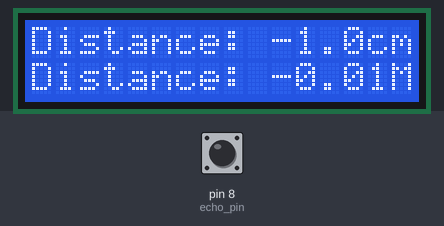
A sketch run on a simulated Arduino Uno, built with avr-gcc and run on an emulated ATmega328P. Parts: 16×2 character LCD. The test bench sets the inputs (shaded band); at power-on: pin 8 (echo_pin) LOW.

Above: at 1.6 s.
1.7 s: pin 8 (echo_pin) pulsed HIGH 2 times (0.12 s each, 0.3 s apart)
At 2.9 s:
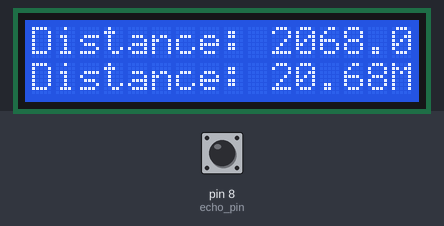
At 3.5 s:
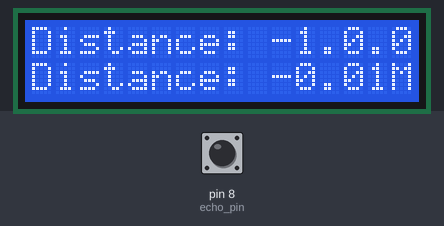
Timing chart, 0 to 5.0 s (numbered marks = the images above; inputs shaded):
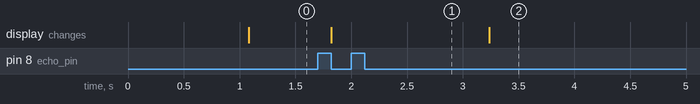

The sketch:

Ultrasonic_distance_Sensor_Interpretation_Sketch.ino
```cpp
#include <LiquidCrystal.h> //Use "Liquid crystal.h" library

int rs = 10, en = 11, d0 = 0, d1 = 1, d2 = 2, d3 = 3, d4 = 4, d5 = 5, d6 = 6, d7 = 7; //rs on to, en on 11, d0 on 0, etc
LiquidCrystal lcd(rs, en, d0, d1, d2, d3, d4, d5, d6, d7); //Order of LCD pins clarified with order of pins on previous line

const int trig_pin = 9; //Trigger conencted to pin 9
const int echo_pin = 8; //Echo connected to pin 8
float timing = 0.0; //Float to store "timing" variable
float distance = 0.0; //Float to store "distance" variable

void setup()
{
   pinMode(echo_pin, INPUT); //Echo as input
   pinMode(trig_pin, OUTPUT); //Trigger as output
   lcd.begin(16, 2); //Start the 16x2 LCD
   lcd.setCursor (0, 0);
   lcd.print ("Distance:"); //Print "Distance:"
   lcd.setCursor (14, 0);
   lcd.print ("cm"); //Print CM symbol next to that
   lcd.setCursor (0, 1);
   lcd.print ("Distance:"); //Print "Distance" again
   lcd.setCursor (15, 1);
   lcd.print ("M"); //and the "M" symbol
}

void loop()
{
  triggerSound();
  /*pulse in measures the state of how long a pin is in a certain state.
  //Arguments are pulseIn (pin number/name, the state to measure it in);
  //This is measuring how long the echo_pin is high
  //and writes it to the "timing" variable*/

  timing = pulseIn(echo_pin, HIGH); //Timing variable is equal to how long the "echo" pulse is
  distance = (((timing / 29) / 2) - 1); //Calculate distance from that time

  lcd.setCursor (10, 0);
  lcd.print (distance, 1); //Then next to it, print the distance in CM calculated
  lcd.setCursor (10, 1);
  lcd.print (distance/100); //Print the distance divided by 100 to get a reading in meters
  delay(400); //Wait 100 ms in between so twisted nematic display can display nubmers nicely
}

void triggerSound() {

//The trigger sequence
  digitalWrite (trig_pin, LOW); //The ultrasonic distance sensor requires the trigger pin to go high
  delay (2);
  digitalWrite (trig_pin, HIGH); //for 2 ms and then low for 10 ms which triggers the device reliably.
  delay (10);
  digitalWrite (trig_pin, LOW);
}
```

Measured:
- after the input at 1.7 s, the display: changes after 0.12 s (image 1)
